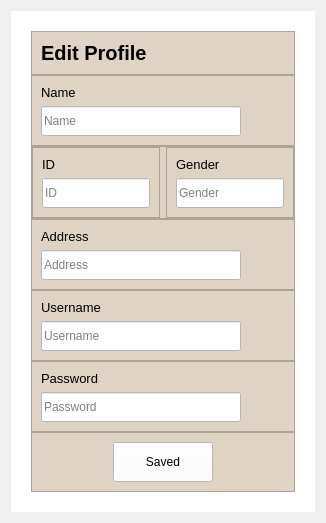
            <widget class="QWidget" name="editProfile">
             <layout class="QVBoxLayout" name="verticalLayout_8">
              <item>
               <widget class="QWidget" name="widget_2" native="true">
                <property name="styleSheet">
                 <string notr="true">

QWidget{
background-color: white;
}
QFrame{
background-color: #DFD3C3
}</string>
                </property>
                <layout class="QVBoxLayout" name="verticalLayout_19">
                 <property name="spacing">
                  <number>0</number>
                 </property>
                 <property name="leftMargin">
                  <number>20</number>
                 </property>
                 <property name="topMargin">
                  <number>20</number>
                 </property>
                 <property name="rightMargin">
                  <number>20</number>
                 </property>
                 <property name="bottomMargin">
                  <number>20</number>
                 </property>
                 <item>
                  <widget class="QFrame" name="frame_16">
                   <property name="font">
                    <font>
                     <pointsize>15</pointsize>
                    </font>
                   </property>
                   <property name="frameShape">
                    <enum>QFrame::StyledPanel</enum>
                   </property>
                   <property name="frameShadow">
                    <enum>QFrame::Raised</enum>
                   </property>
                   <layout class="QVBoxLayout" name="verticalLayout_23">
                    <item>
                     <widget class="QLabel" name="label">
                      <property name="font">
                       <font>
                        <pointsize>15</pointsize>
                        <weight>75</weight>
                        <bold>true</bold>
                       </font>
                      </property>
                      <property name="whatsThis">
                       <string>&lt;html&gt;&lt;head/&gt;&lt;body&gt;&lt;p&gt;&lt;span style=&quot; font-size:12pt; font-weight:600;&quot;&gt;Edit Profile&lt;/span&gt;&lt;/p&gt;&lt;/body&gt;&lt;/html&gt;</string>
                      </property>
                      <property name="text">
                       <string>Edit Profile</string>
                      </property>
                     </widget>
                    </item>
                   </layout>
                  </widget>
                 </item>
                 <item>
                  <widget class="QFrame" name="name">
                   <property name="frameShape">
                    <enum>QFrame::StyledPanel</enum>
                   </property>
                   <property name="frameShadow">
                    <enum>QFrame::Raised</enum>
                   </property>
                   <layout class="QVBoxLayout" name="verticalLayout_21">
                    <item>
                     <widget class="QLabel" name="label_3">
                      <property name="font">
                       <font>
                        <pointsize>10</pointsize>
                       </font>
                      </property>
                      <property name="text">
                       <string>Name</string>
                      </property>
                     </widget>
                    </item>
                    <item>
                     <widget class="QLineEdit" name="lineEdit">
                      <property name="minimumSize">
                       <size>
                        <width>30</width>
                        <height>30</height>
                       </size>
                      </property>
                      <property name="maximumSize">
                       <size>
                        <width>200</width>
                        <height>16777215</height>
                       </size>
                      </property>
                      <property name="placeholderText">
                       <string notr="true">Name</string>
                      </property>
                     </widget>
                    </item>
                   </layout>
                  </widget>
                 </item>
                 <item>
                  <widget class="QFrame" name="id_gender">
                   <property name="frameShape">
                    <enum>QFrame::StyledPanel</enum>
                   </property>
                   <property name="frameShadow">
                    <enum>QFrame::Raised</enum>
                   </property>
                   <layout class="QHBoxLayout" name="horizontalLayout_10">
                    <property name="leftMargin">
                     <number>0</number>
                    </property>
                    <property name="topMargin">
                     <number>0</number>
                    </property>
                    <property name="rightMargin">
                     <number>0</number>
                    </property>
                    <property name="bottomMargin">
                     <number>0</number>
                    </property>
                    <item>
                     <widget class="QFrame" name="frame_19">
                      <property name="frameShape">
                       <enum>QFrame::StyledPanel</enum>
                      </property>
                      <property name="frameShadow">
                       <enum>QFrame::Raised</enum>
                      </property>
                      <layout class="QVBoxLayout" name="verticalLayout_15">
                       <item>
                        <widget class="QLabel" name="label_4">
                         <property name="font">
                          <font>
                           <pointsize>10</pointsize>
                          </font>
                         </property>
                         <property name="text">
                          <string>ID</string>
                         </property>
                        </widget>
                       </item>
                       <item>
                        <widget class="QLineEdit" name="lineEdit_2">
                         <property name="minimumSize">
                          <size>
                           <width>0</width>
                           <height>30</height>
                          </size>
                         </property>
                         <property name="maximumSize">
                          <size>
                           <width>200</width>
                           <height>200</height>
                          </size>
                         </property>
                         <property name="placeholderText">
                          <string>ID</string>
                         </property>
                        </widget>
                       </item>
                      </layout>
                     </widget>
                    </item>
                    <item>
                     <widget class="QFrame" name="frame_20">
                      <property name="frameShape">
                       <enum>QFrame::StyledPanel</enum>
                      </property>
                      <property name="frameShadow">
                       <enum>QFrame::Raised</enum>
                      </property>
                      <layout class="QVBoxLayout" name="verticalLayout_16">
                       <item>
                        <widget class="QLabel" name="label_6">
                         <property name="font">
                          <font>
                           <pointsize>10</pointsize>
                          </font>
                         </property>
                         <property name="text">
                          <string>Gender</string>
                         </property>
                        </widget>
                       </item>
                       <item>
                        <widget class="QLineEdit" name="lineEdit_4">
                         <property name="minimumSize">
                          <size>
                           <width>0</width>
                           <height>30</height>
                          </size>
                         </property>
                         <property name="maximumSize">
                          <size>
                           <width>200</width>
                           <height>16777215</height>
                          </size>
                         </property>
                         <property name="placeholderText">
                          <string>Gender</string>
                         </property>
                        </widget>
                       </item>
                      </layout>
                     </widget>
                    </item>
                   </layout>
                  </widget>
                 </item>
                 <item>
                  <widget class="QFrame" name="addess">
                   <property name="frameShape">
                    <enum>QFrame::StyledPanel</enum>
                   </property>
                   <property name="frameShadow">
                    <enum>QFrame::Raised</enum>
                   </property>
                   <layout class="QVBoxLayout" name="verticalLayout_17">
                    <item>
                     <widget class="QLabel" name="label_7">
                      <property name="font">
                       <font>
                        <pointsize>10</pointsize>
                       </font>
                      </property>
                      <property name="text">
                       <string>Address</string>
                      </property>
                     </widget>
                    </item>
                    <item>
                     <widget class="QLineEdit" name="lineEdit_5">
                      <property name="minimumSize">
                       <size>
                        <width>0</width>
                        <height>30</height>
                       </size>
                      </property>
                      <property name="maximumSize">
                       <size>
                        <width>200</width>
                        <height>16777215</height>
                       </size>
                      </property>
                      <property name="placeholderText">
                       <string>Address</string>
                      </property>
                     </widget>
                    </item>
                   </layout>
                  </widget>
                 </item>
                 <item>
                  <widget class="QFrame" name="username">
                   <property name="frameShape">
                    <enum>QFrame::StyledPanel</enum>
                   </property>
                   <property name="frameShadow">
                    <enum>QFrame::Raised</enum>
                   </property>
                   <layout class="QVBoxLayout" name="verticalLayout_18">
                    <item>
                     <widget class="QLabel" name="label_8">
                      <property name="font">
                       <font>
                        <pointsize>10</pointsize>
                       </font>
                      </property>
                      <property name="text">
                       <string>Username</string>
                      </property>
                     </widget>
                    </item>
                    <item>
                     <widget class="QLineEdit" name="lineEdit_6">
                      <property name="minimumSize">
                       <size>
                        <width>0</width>
                        <height>30</height>
                       </size>
                      </property>
                      <property name="maximumSize">
                       <size>
                        <width>200</width>
                        <height>16777215</height>
                       </size>
                      </property>
                      <property name="placeholderText">
                       <string>Username</string>
                      </property>
                     </widget>
                    </item>
                   </layout>
                  </widget>
                 </item>
                 <item>
                  <widget class="QFrame" name="pass">
                   <property name="frameShape">
                    <enum>QFrame::StyledPanel</enum>
                   </property>
                   <property name="frameShadow">
                    <enum>QFrame::Raised</enum>
                   </property>
                   <layout class="QVBoxLayout" name="verticalLayout_20">
                    <item>
                     <widget class="QLabel" name="label_37">
                      <property name="font">
                       <font>
                        <pointsize>10</pointsize>
                       </font>
                      </property>
                      <property name="text">
                       <string>Password</string>
                      </property>
                     </widget>
                    </item>
                    <item>
                     <widget class="QLineEdit" name="lineEdit_7">
                      <property name="minimumSize">
                       <size>
                        <width>0</width>
                        <height>30</height>
                       </size>
                      </property>
                      <property name="maximumSize">
                       <size>
                        <width>200</width>
                        <height>16777215</height>
                       </size>
                      </property>
                      <property name="placeholderText">
                       <string>Password</string>
                      </property>
                     </widget>
                    </item>
                   </layout>
                  </widget>
                 </item>
                 <item>
                  <widget class="QFrame" name="Save">
                   <property name="frameShape">
                    <enum>QFrame::StyledPanel</enum>
                   </property>
                   <property name="frameShadow">
                    <enum>QFrame::Raised</enum>
                   </property>
                   <layout class="QVBoxLayout" name="verticalLayout_22">
                    <item alignment="Qt::AlignHCenter">
                     <widget class="QPushButton" name="pushButton">
                      <property name="minimumSize">
                       <size>
                        <width>100</width>
                        <height>40</height>
                       </size>
                      </property>
                      <property name="maximumSize">
                       <size>
                        <width>200</width>
                        <height>16777215</height>
                       </size>
                      </property>
                      <property name="text">
                       <string>Saved</string>
                      </property>
                     </widget>
                    </item>
                   </layout>
                  </widget>
                 </item>
                </layout>
               </widget>
              </item>
             </layout>
            </widget>
